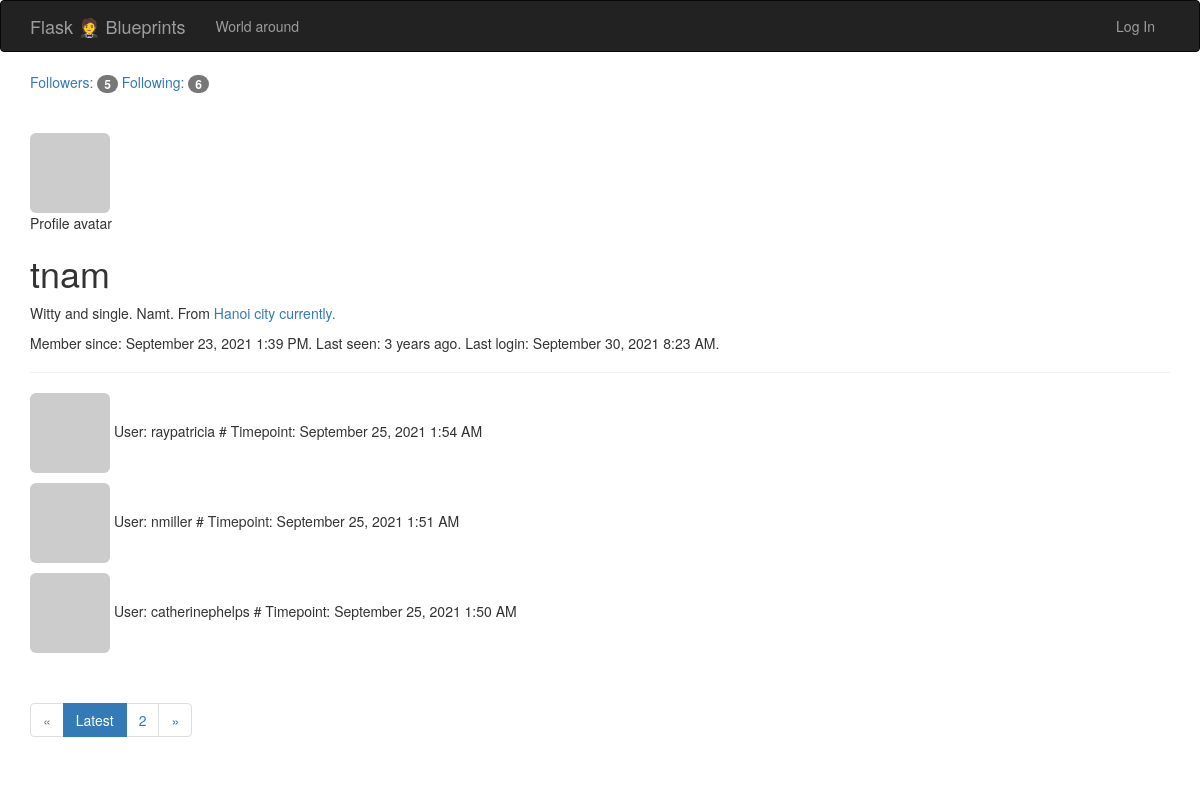
Page /following/tnam on the committed database.
### flask_blueprint/app/models.py (models this page shows, shortened)
class User(UserMixin, db.Model):
    __tablename__ = 'users'
    id = db.Column(db.Integer, primary_key=True)
    username = db.Column(db.String(64), unique=True, index=True)
    email = db.Column(db.String(64), unique=True, index=True)
    role_id = db.Column(db.Integer, db.ForeignKey('roles.id')) # table 'roles' / column 'id'
    from flask_login import UserMixin, AnonymousUserMixin
    password_hash = db.Column(db.String(128))
    @property
    def password(self):
        raise AttributeError('Password is not a readable attribute.')
    confirmed = db.Column(db.Boolean, default=False)
    name = db.Column(db.String(64))
    location = db.Column(db.String(64))
    about_me = db.Column(db.Text()) # string that does not need a maximum length
    member_since = db.Column(db.DateTime())
    last_login = db.Column(db.DateTime())
    last_seen = db.Column(db.DateTime(), default=datetime.utcnow)
    avatar_hash = db.Column(db.String(32))
    def gravatar_hash(self):
        return hashlib.md5(self.email.lower().encode('utf-8')).hexdigest()
    def gravatar(self, size=100, default='identicon', rating='g'):
        if request.is_secure:
            url = 'https://secure.gravatar.com/avatar'
        else:
            url = 'http://www.gravatar.com/avatar'
        hash = self.avatar_hash or self.gravatar_hash()
        return '{url}/{hash}?s={size}&d={default}&r={rating}'.format(
            url=url, hash=hash, size=size, default=default, rating=rating)
    posts = db.relationship('Post', backref='author', lazy='dynamic')   ####§§ Line 195 <=> Line 267
    followed = db.relationship('Follow',                            # stars relating to this fan
                               foreign_keys=[Follow.follower_id],   # fan
                               backref=db.backref('follower', lazy='joined'),   # .follower
                               lazy='dynamic',
                               cascade='all, delete-orphan')
    followers = db.relationship('Follow',                            # fans relating to this star
                                foreign_keys=[Follow.followed_id],   # star
                                backref=db.backref('followed', lazy='joined'),   # .followed
                                lazy='dynamic',
                                cascade='all, delete-orphan')
    comments = db.relationship('Comment', backref='author', lazy='dynamic')

### flask_blueprint/app/model_Follow.py (models this page shows)
class Follow(db.Model):
    __tablename__ = 'follows'
    follower_id = db.Column(db.Integer, db.ForeignKey('users.id'),   # id of fan
                            primary_key=True)
    followed_id = db.Column(db.Integer, db.ForeignKey('users.id'),   # id of star
                            primary_key=True)
    timestamp = db.Column(db.DateTime, default=datetime.utcnow)

### flask_blueprint/app/main/views.py (the view)
@main.route('/following/<username>')
def followers(username):
    user = User.query.filter_by(username=username).first() # user of that accessed page
    if user is None:
        flash('Invalid user.')
        return redirect(url_for('.index'))
    page = request.args.get('page', 1, type=int)
    pagination = user.followers.order_by(Follow.timestamp.desc()).paginate(
        page, per_page=4, error_out=False)
    follows = [{'user': item.follower, 'timestamp': item.timestamp}
               for item in pagination.items]
    return render_template('followers.html', user=user, title="Followers of",
                           endpoint='.followers', pagination=pagination,
                           follows=follows)

### flask_blueprint/app/auth/views.py (called while the page is built)
@auth.before_app_request
def before_request():
    if current_user.is_authenticated \
            and not current_user.confirmed \
            and request.blueprint != 'auth' \
            and request.endpoint != 'static':
        return redirect(url_for('auth.unconfirmed'))   ### line 94: return render_template('auth/resendconfirmation.html', form=form)

@auth.before_app_request
def before_request():
    if current_user.is_authenticated:
        current_user.ping()
        if not current_user.confirmed \
                and request.endpoint \
                and request.blueprint != 'auth' \
                and request.endpoint != 'static':
            return redirect(url_for('auth.unconfirmed'))

### flask_blueprint/app/main/__init__.py (called while the page is built)
@main.app_context_processor
def inject_permissions():
    return dict(Permission=Permission)

@main.app_context_processor
def inject_abc():
    abc = "ABC is shown here!"
    return dict(abc=abc)

@main.app_context_processor
def inject_commentid():
    try:
        with open('commentid', 'r') as f:
            commentid = f.read()
    except FileNotFoundError:
        commentid = ''
    return dict(commentid=commentid)

### flask_blueprint/app/main/views.py (called while the page is built, shortened)
@main.after_app_request
def after_request(response):
    return response

### flask_blueprint/app/models.py (called while the page is built)
    def can(self, permissions):
        return False

    def is_administrator(self):
        return False

### flask_blueprint/app/templates/followers.html (shortened to what this page needs)
{% extends "base.html" %}
    {% block page_content %}
    <a href="{{ url_for('.followers', username=user.username) }}">
        Followers: <span class="badge">{{ user.followers.count()-1 }}</span>
    </a>
    <a href="{{ url_for('.followed_by', username=user.username) }}">
        Following: <span class="badge">{{ user.followed.count()-1 }}</span>
    </a>
    <div class="page-header">
      <img class="img-rounded profile-thumbnail" src="{{ user.gravatar(size=192) }}">
    <div class="profile-header">
            Profile avatar
    </div>
        <h1>{{ user.username }}</h1>
        {% if user.name or user.location %}
        <p>
            {% if user.about_me %}{{ user.about_me }}.{% endif %}
            {% if user.name %}{{ user.name }}.{% endif %}
            {% if user.location %}
                From <a href="http://maps.google.com/?q={{ user.location }}">
                    {{ user.location }}.
                </a>
            {% endif %}
        </p>
        {% endif %}
        <p>
            Member since: {{ moment(user.member_since).format('LLL') }}.
            Last seen: {{ moment(user.last_seen).fromNow(refresh=True) }}.
            Last login: {{ moment(user.last_login).format('LLL') }}.
        </p>
    </div>
{% for follow in follows %}
{% if follow.get('user').username != user.username %}
<p>
<a href="{{ url_for('.user', username=follow.get('user').username) }}">
    <img class="img-rounded profile-thumbnail"
        src="{{ follow.get('user').gravatar(size=40) }}">
</a>
User: {{ follow.get('user').username }} #
Timepoint: {{ moment(follow.get('timestamp')).format('LLL') }}
</p>
{% endif %}
{% endfor %}
{% import "_macros.html" as macros %}
<div class="pagination">
  {{ macros.pagination_widget(pagination, '.followers', username=user.username) }}
</div>
    {% endblock %}

### rows in the picture
User: username "tnam", about_me "Witty and single", name "Namt", location "Hanoi city currently", member_since "September 23, 2021 1:39 PM", last_seen "3 years ago", last_login "September 30, 2021 8:23 AM"
User: get "raypatricia"
Follow: timestamp "September 25, 2021 1:54 AM"
User: get "nmiller"
Follow: timestamp "September 25, 2021 1:51 AM"
User: get "catherinephelps"
Follow: timestamp "September 25, 2021 1:50 AM"

### other values in the picture
{{ user.followers.count()-1 }} "5"
{{ user.followed.count()-1 }} "6"
{{ p }} "2"
